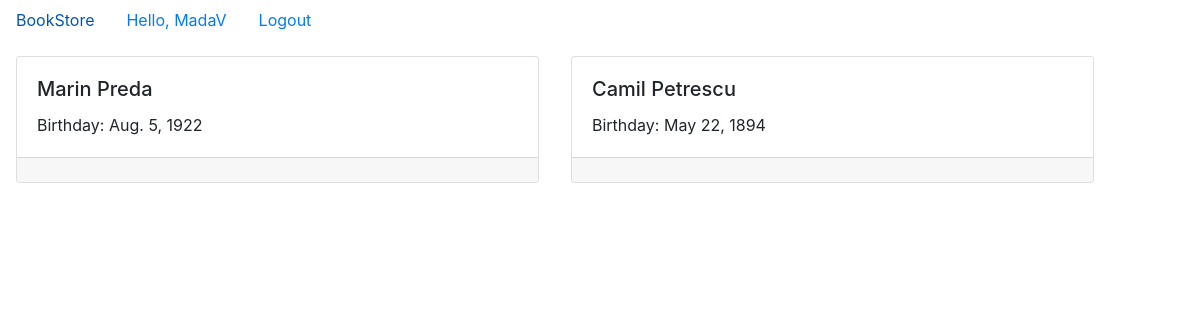
The app's page /authors (signed in) with its own data.
### app/models.py (models this page shows, shortened)
class Author(models.Model):
    name = models.CharField(max_length=70)
    birthday = models.DateField(blank=True, null=True)

### app/views.py (the view)
# urls.py: path('authors', AuthorListView.as_view(), name='author_list'),
class AuthorListView(View):
    def get(self, request, *args, **kwargs):
        author_list = Author.objects.all()
        return render(request, 'authors.html', {'author_list': author_list})

### app/templates/authors.html (shortened to what this page needs)
{% extends 'base.html' %}
{% block content %}
  <div class="row container">
    {% for author in author_list %}
      <div class="col-sm-6 p-3">
        <div class="card">
          <div class="card-body">
            <h5 class="card-title">{{ author.name }}</h5>
            <p class="card-text">Birthday: {{author.birthday}}</p>
          </div>
          <div class="card-footer text-muted">
          </div>
        </div>
      </div>
    {% endfor %}
  </div>
{% endblock %}

### app/templates/nav.html (shortened to what this page needs)
<ul class="nav">
  <li class="nav-item">
    <a class="nav-link active" href="{% url 'book_list' %}">BookStore</a>
  </li>
  {% if user.is_authenticated %}
    <li class="nav-item">
      <a class="nav-link active" href="">Hello, {{user.username }}</a>
    </li>
    <li class="nav-item">
      <a class="nav-link active" href="{% url 'logout' %}">Logout</a>
    </li>
  {% endif %}
</ul>

### records on screen
Author: name "Marin Preda", birthday "Aug. 5, 1922"
Author: name "Camil Petrescu", birthday "May 22, 1894"

### other values on screen
{{ user.username }} "MadaV"
